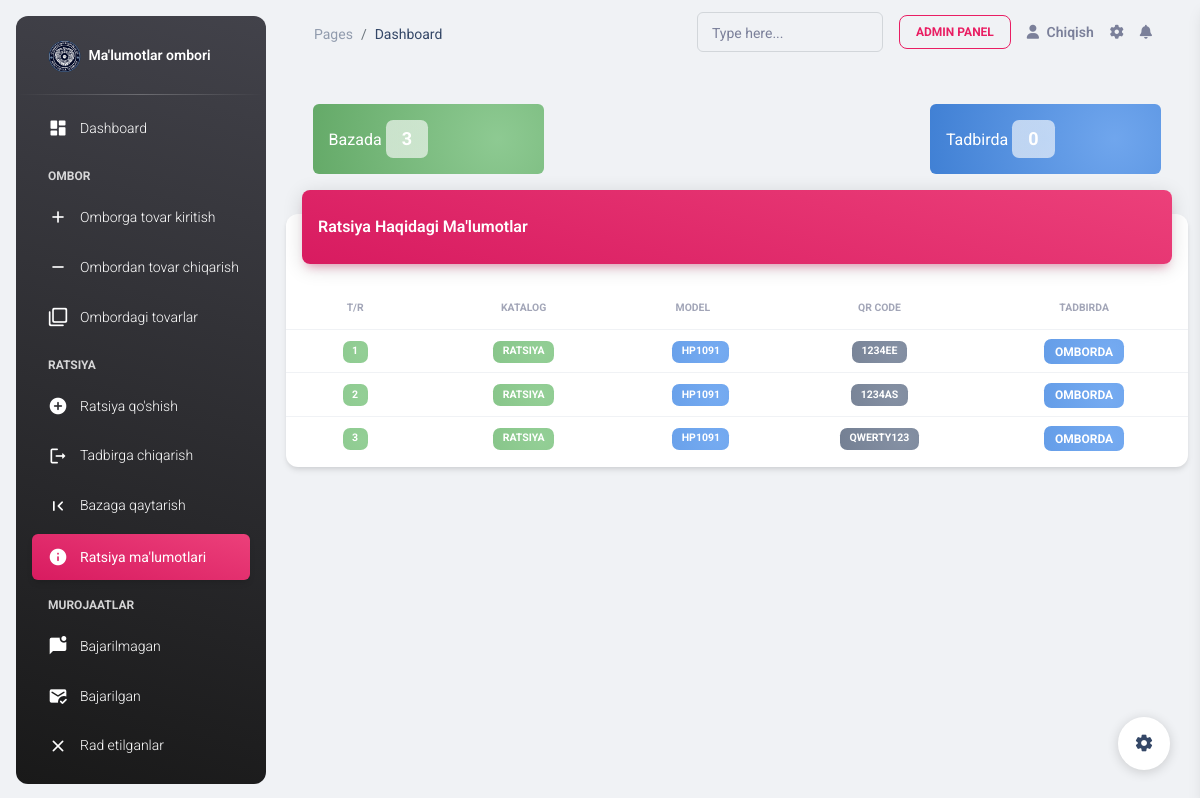
The page /waltalkie/ (signed in) on the database its author committed.
### warehouse/models.py (models this page shows, shortened)
class WalTalKie(models.Model):
    event = models.ManyToManyField(Event, blank=True)
    model_product = models.ForeignKey(ModelProduct, on_delete=models.CASCADE)
    number_code = models.SmallIntegerField(default=0)
    qr_code = models.CharField(max_length=200)
    warehouse = models.BooleanField(default=True)

class ModelProduct(models.Model):
    catalog = models.ForeignKey(Catalog, on_delete=models.CASCADE)
    name = models.CharField(max_length=250)
    def __str__(self):
        return self.name

class Catalog(models.Model):
    name = models.CharField(max_length=250)
    def __str__(self):
        return self.name

### warehouse/views.py (the view)
# urls.py: path('waltalkie/', ListWalTalKie.as_view(), name='list_waltalkie'),
class ListWalTalKie(LoginRequiredMixin, ListView):
    model = WalTalKie
    template_name = 'listwaltalkie.html'
    context_object_name = 'waltalkies'
    def get_context_data(self, *, object_list=None, **kwargs):
        data = super().get_context_data(**kwargs)
        cost_in = WalTalKie.objects.filter(warehouse=True).count()
        cost_out = WalTalKie.objects.filter(warehouse=False).count()
        data['bazada'] = cost_in
        data['tadbirda'] = cost_out
        return data

### templates/listwaltalkie.html (shortened to what this page needs)
{% extends 'base.html' %}
{% block content %}
    {% load static %}
    <body class="g-sidenav-show  bg-gray-200">
    {% include "aside.html" %}
    <main class="main-content position-relative max-height-vh-100 h-100 border-radius-lg ">
        {% include 'navbar.html' %}
        <div class="container-fluid py-4">
  <div class="row justify-content-md-center my-3">
    <div class="col col-lg-3 p-3 bg-gradient-faded-success rounded text-white">
      <span >Bazada <span class="badge bg-gradient-faded-white text-xxl-start" style="font-size: large">{{ bazada}}</span></span>
    </div>
    <div class="col-md-auto col-lg-5">
    </div>
    <div class="col col-lg-3 p-3 bg-gradient-faded-info rounded text-white">
      <span>Tadbirda <span class="badge bg-gradient-faded-white text-xxl-start"style="font-size: large">{{ tadbirda}}</span></span>
    </div></div>
            <div class="row">
                <div class="col-12">
                    <div class="card my-4">
                        <div class="card-header p-0 position-relative mt-n4 mx-3 z-index-2">
                            <div class="bg-gradient-primary shadow-primary border-radius-lg pt-4 pb-3">
                                <h6 class="text-white text-capitalize ps-3">Ratsiya haqidagi ma'lumotlar</h6>
                            </div>
                        </div>
                        <div class="card-body px-0 pb-2">
                            <div class="table-responsive p-0">
                                <table class="table align-items-center mb-0">
                                    <thead>
                                    <tr>
                                        <th class="text-center text-uppercase text-secondary text-xxs font-weight-bolder opacity-7">
                                            T/R
                                        </th>
                                        <th class="text-center text-uppercase text-secondary text-xxs font-weight-bolder opacity-7">
                                            Katalog
                                        </th>
                                        <th class="text-center text-uppercase text-secondary text-xxs font-weight-bolder opacity-7 ps-2">
                                            Model
                                        </th>
                                        <th class="text-center text-uppercase text-secondary text-xxs font-weight-bolder opacity-7">
                                            Qr code
                                        </th>
                                        <th class="text-center text-uppercase text-secondary text-xxs font-weight-bolder opacity-7">
                                            Tadbirda
                                        </th>
                                    </tr>
                                    </thead>
                                    <tbody>
                                    {% for waltalkie in waltalkies %}
                                        <tr>
                                            <td class="align-middle text-center text-sm">
                                                <span class="badge badge-sm bg-gradient-faded-success">{{ forloop.counter }}</span>
                                            </td>
                                            <td class="align-middle text-center text-sm">
                                                <span class="badge badge-sm bg-gradient-faded-success">{{ waltalkie.model_product.catalog }}</span>
                                            </td>
                                            <td class=" text-center text-sm">
                                                <span class="badge badge-sm bg-gradient-faded-info">{{ waltalkie.model_product }}</span>
                                            </td>
                                            <td class="align-middle text-center text-sm">
                                                <span class="badge badge-sm bg-gradient-faded-dark">{{ waltalkie.qr_code }}</span>
                                            </td>
                                            <td class="align-middle text-center">
                                                <span class="badge badge-sm bg-gradient-faded-info">{% if waltalkie.warehouse %}Omborda{% else %}<a href="{% url 'out_waltalkie' %}?eviews={{ waltalkie.event.last.pk }}"> Tadbirda</a>{% endif %}</span>
                                            </td>
                                        </tr>
                                    {% endfor %}
                                    </tbody>
                                </table>
                            </div>
                        </div>
                    </div>
                </div>
            </div>
        </div>
    </main>
    {% include 'settings.html' %}
    </body>
{% endblock content %}

### rows shown on the page
WalTalKie: model_product.catalog "RATSIYA", model_product "HP1091", qr_code "1234EE", warehouse "OMBORDA"
WalTalKie: model_product.catalog "RATSIYA", model_product "HP1091", qr_code "1234AS", warehouse "OMBORDA"
WalTalKie: model_product.catalog "RATSIYA", model_product "HP1091", qr_code "QWERTY123", warehouse "OMBORDA"

### other values the page prints
{{ bazada }} "3"
{{ tadbirda }} "0"
